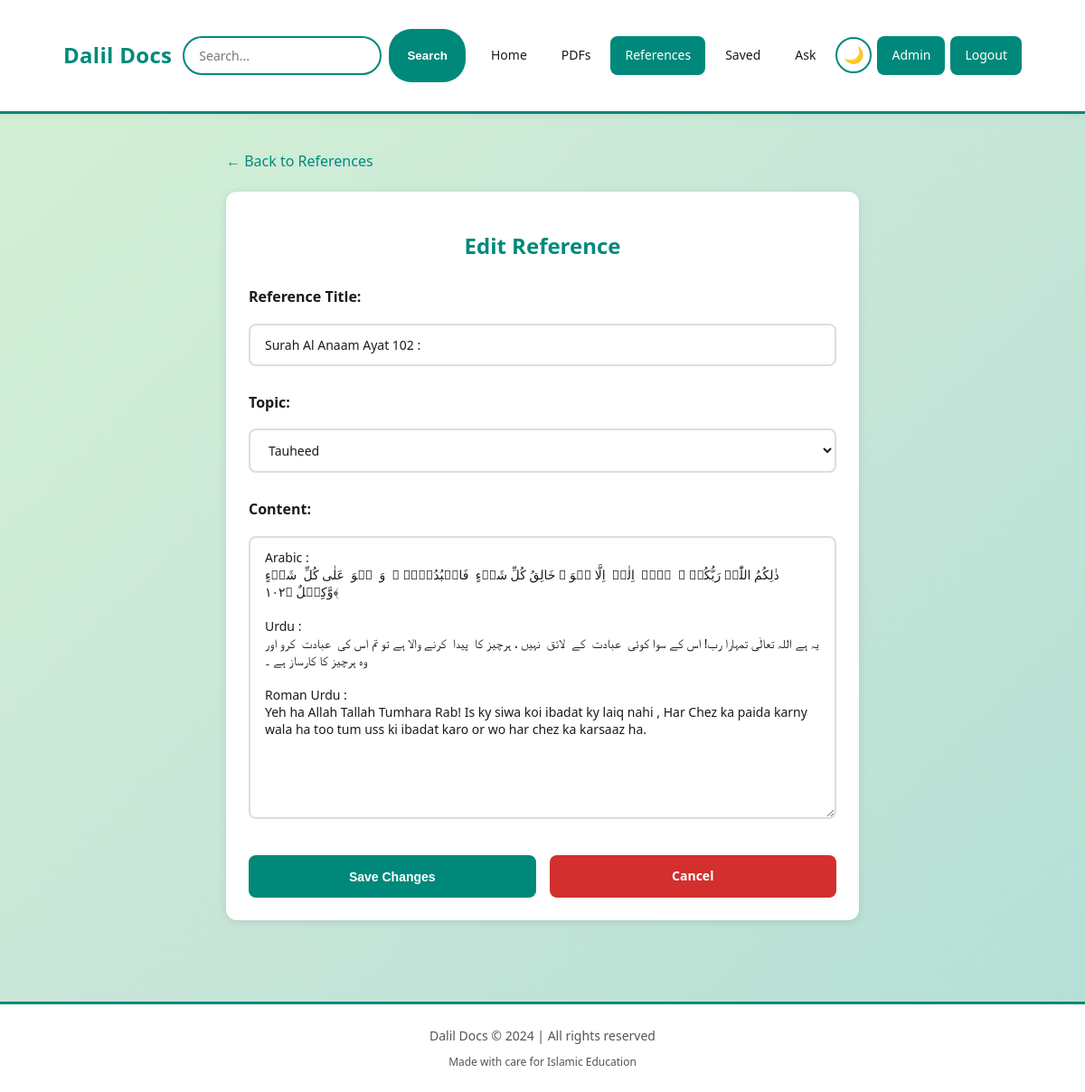
The page /admin/edit_reference/1 (signed in) on the database its author committed.
### main.py (models this page shows)
class Reference(db.Model):
    id = db.Column(db.Integer, primary_key=True)
    topic_id = db.Column(db.Integer, db.ForeignKey('reference_topic.id'), nullable=False)
    title = db.Column(db.String(300), nullable=False)
    content = db.Column(db.Text, nullable=False)
    view_count = db.Column(db.Integer, default=0)
    created_at = db.Column(db.DateTime, default=datetime.utcnow)

class ReferenceTopic(db.Model):
    id = db.Column(db.Integer, primary_key=True)
    name = db.Column(db.String(200), nullable=False)
    description = db.Column(db.Text)
    image = db.Column(db.String(200))
    view_count = db.Column(db.Integer, default=0)
    created_at = db.Column(db.DateTime, default=datetime.utcnow)
    references = db.relationship('Reference', backref='topic', lazy=True, cascade='all, delete-orphan')

### main.py (the view, shortened to what this page needs)
@app.route('/admin/edit_reference/<int:ref_id>', methods=['GET', 'POST'])
def edit_reference(ref_id):
    if not is_admin_logged_in():
        return redirect(url_for('admin_login'))
    reference = Reference.query.get_or_404(ref_id)
    topics = ReferenceTopic.query.all()
    return render_template('edit_reference.html', reference=reference, topics=topics)

### main.py (called while the page is built)
def is_admin_logged_in():
    return 'admin_id' in session

### templates/edit_reference.html (shortened to what this page needs)
{% extends "base.html" %}
{% block content %}
<div class="edit-container">
    <a href="{{ url_for('admin_references') }}" style="color: var(--primary); text-decoration: none; margin-bottom: 20px; display: block;">← Back to References</a>
    <div class="edit-card">
        <h2 class="edit-title">Edit Reference</h2>
        <form method="POST">
            <div class="form-group">
                <label>Reference Title:</label>
                <input type="text" name="title" value="{{ reference.title }}" required>
            </div>
            <div class="form-group">
                <label>Topic:</label>
                <select name="topic_id" required>
                    {% for topic in topics %}
                    <option value="{{ topic.id }}" {% if reference.topic_id == topic.id %}selected{% endif %}>{{ topic.name }}</option>
                    {% endfor %}
                </select>
            </div>
            <div class="form-group">
                <label>Content:</label>
                <textarea name="content" rows="15" required>{{ reference.content }}</textarea>
            </div>
            <div class="btn-row">
                <button type="submit" class="btn btn-primary" style="flex: 1;">Save Changes</button>
                <a href="{{ url_for('admin_references') }}" class="btn btn-danger" style="flex: 1; text-align: center;">Cancel</a>
            </div>
        </form>
    </div>
</div>
{% endblock %}

### templates/base.html (style rules this page uses)
* { margin: 0; padding: 0; box-sizing: border-box; }
:root { --primary: #00897b; --primary-light: #4db8a3; --secondary: #26a69a; --accent: #008876; --bg-start: #d4f1d4; --bg-mid: #c8e6d8; --bg-end: #b3dfd6; --white: #ffffff; --text: #1a1a1a; --text-light: #555; --shadow: rgba(0,0,0,0.06); --card-bg: #ffffff; }
body { font-family: 'Segoe UI', Tahoma, sans-serif; background: linear-gradient(135deg, var(--bg-start) 0%, var(--bg-mid) 50%, var(--bg-end) 100%); color: var(--text); line-height: 1.6; min-height: 100vh; transition: all 0.3s ease; text-align: left; direction: ltr; }
.btn { padding: 12px 24px; border: none; border-radius: 8px; cursor: pointer; font-size: 14px; font-weight: 600; text-decoration: none; display: inline-block; transition: all 0.2s; }
.btn-primary { background: var(--primary); color: white; }
.btn-danger { background: #d32f2f; color: white; }
h2 { color: var(--primary); font-size: 24px; margin: 16px 0; }
input, textarea, select { width: 100%; padding: 12px 16px; margin: 8px 0; border: 2px solid #ddd; border-radius: 8px; font-size: 14px; font-family: inherit; background: var(--white); color: var(--text); transition: all 0.2s; text-align: left; direction: ltr; }
a { color: var(--primary); text-decoration: none; transition: color 0.2s; }

### templates/edit_reference.html (style rules this page uses)
.edit-container { max-width: 700px; margin: 0 auto; padding: 20px 0; }
.edit-card { background: var(--white); border-radius: 12px; padding: 25px; box-shadow: 0 2px 10px rgba(0,0,0,0.1); text-align: left; }
.edit-title { color: var(--primary); margin-bottom: 25px; text-align: center; }
.form-group { margin-bottom: 20px; text-align: left; }
.form-group label { font-weight: 600; display: block; margin-bottom: 8px; color: var(--text); }
.btn-row { display: flex; gap: 15px; margin-top: 25px; }

### rows shown on the page
Reference: title "Surah Al Anaam Ayat 102 :", topic_id "Tauheed", content "Arabic : ذٰلِکُمُ اللّٰہُ رَبُّکُمۡ ۚ لَاۤ اِلٰہَ اِلَّا ہُوَ ۚ خَالِقُ کُلِّ شَیۡءٍ فَاعۡبُدُوۡہُ ۚ وَ ہُوَ عَلٰی کُلِّ شَیۡءٍ وَّکِیۡلٌ ﴿۱۰۲﴾ Urdu : یہ ہے اللہ تعالٰی تمہارا رب! اس کے سوا کوئی عبادت کے لائق نہیں ، ہرچیز کا پیدا کرنے والا ہے تو تم اس کی عبادت کرو اور وہ ہرچیز کا کارساز ہے ۔ Roman Urdu : Yeh ha Allah Tallah Tumhara Rab! Is ky siwa koi ibadat ky laiq nahi , Har Chez ka paida karny wala ha too tum uss ki ibadat karo or wo har chez ka karsaaz ha."
